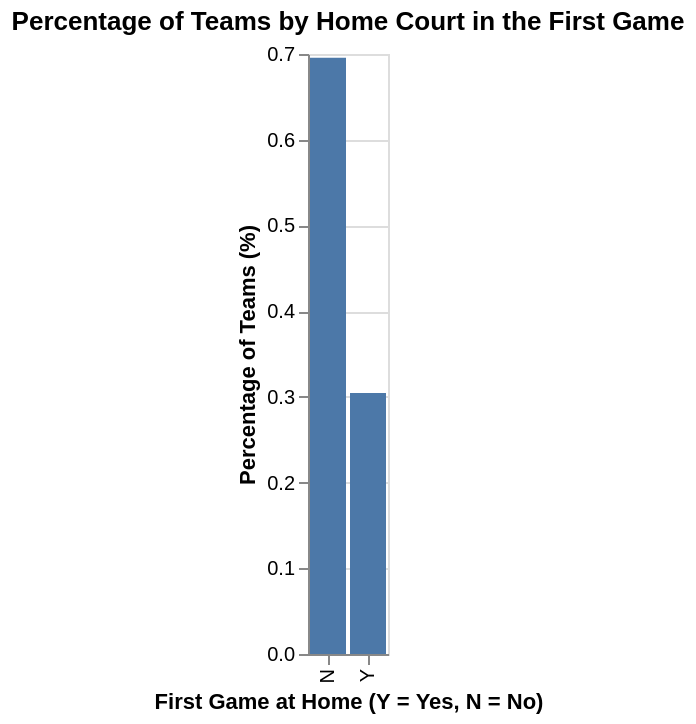

Write notebook code for a chart like this one.
### Code cell
plot2 = alt.Chart(home_pct).mark_bar().encode(
    x=alt.X("first_game_at_home:N", title="First Game at Home (Y = Yes, N = No)"),
    y=alt.Y("percentage:Q", title="Percentage of Teams (%)")
).properties(
    title="Percentage of Teams by Home Court in the First Game",
)
plot2

### Figure 1 — Vega-Lite specification as saved in the notebook (floating-point values rounded to 4 significant figures)
{"config": {"view": {"continuousWidth": 300, "continuousHeight": 300}}, "data": {"name": "data-4fc7cb623af2ebf67a5c6b8bfe231391"}, "mark": {"type": "bar"}, "encoding": {"x": {"field": "first_game_at_home", "title": "First Game at Home (Y = Yes, N = No)", "type": "nominal"}, "y": {"field": "percentage", "title": "Percentage of Teams (%)", "type": "quantitative"}}, "title": "Percentage of Teams by Home Court in the First Game", "$schema": "https://vega.github.io/schema/vega-lite/v5.20.1.json", "datasets": {"data-4fc7cb623af2ebf67a5c6b8bfe231391": [{"first_game_at_home": "N", "percentage": 0.6955}, {"first_game_at_home": "Y", "percentage": 0.3045}]}}
